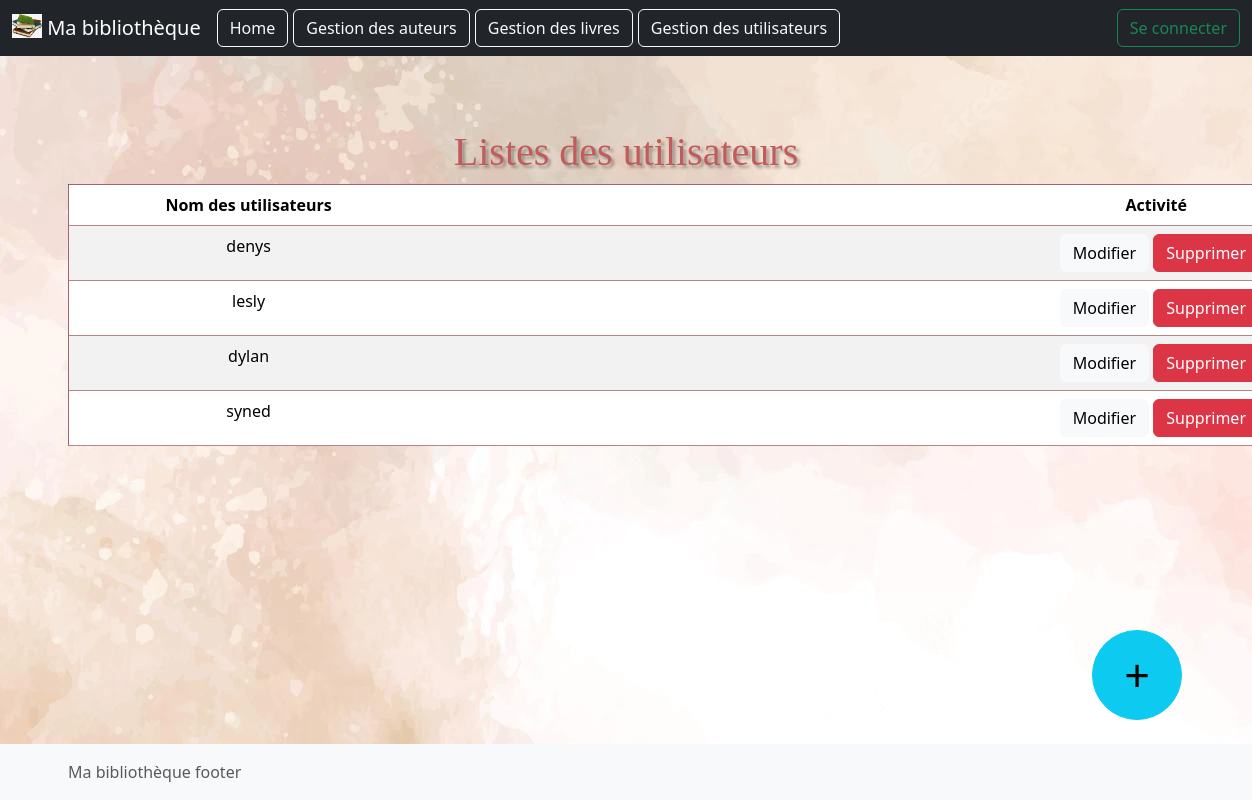
The page /user/ on the database its author committed.
### tuto/models.py (models this page shows, shortened)
class User(db.Model, UserMixin):
    username = db.Column(db.String(50), primary_key=True)
    password = db.Column(db.String(64))

### tuto/views.py (the view)
@app.route("/user/")
def gestion_user():
    users=User.query.all()
    return render_template( "user.html",users=users)

### tuto/templates/user.html
{% extends "basebs.html" %}
{% block styles %}
{{ super() }}
<link rel="stylesheet" href="{{ url_for('static', filename='home.css')}}">
{% endblock %}
{% block content %}
<h1>Listes des utilisateurs</h1>
<table  class="encadre table table-striped">
    <thead>
        <tr>
            <th> Nom des utilisateurs </th>
            <th style="text-align:right;padding-right:80px">Activité</tr>
    </thead>
    {% for user in users %}
    <tr >
        <td style="width:30%">{{ user.username }}</td>
        <td style="text-align:right">
            {% if user.is_authenticated %}
            <a href="{{url_for('edit_user', username=user.username)}}"><button type="button" class="btn btn-light" >Modifier</button></a>
            <a href="{{ url_for('delete_user', username=user.username) }}"><button type="button" class="btn btn-danger" >Supprimer</button></a>
        {% endif %}
        </td>
    </tr>
    {% endfor %}
</table>
<a href= "{{url_for('edit_user')}}"> <button class="btn btn-info ajout" >+</button></a>
{% endblock %}

### tuto/static/home.css (style rules this page uses)
body { background-image: url('conception-aquarelle.webp'); }
h1 { text-shadow: 3px 3px 3px rgb(11 3 3 / 30%); text-align: center; color:#c05c5c; font-family: Didot; }
.encadre { width: 1200px; border: 1px solid rgba(124, 30, 30, 0.541); text-align: center; background-color: rgb(205, 185, 206); }
.ajout { font-size:45px; width:90px; height:90px; border-radius:50%; position:fixed; bottom:80px; right:70px; }

### rows shown on the page
User: username "denys"
User: username "lesly"
User: username "dylan"
User: username "syned"
